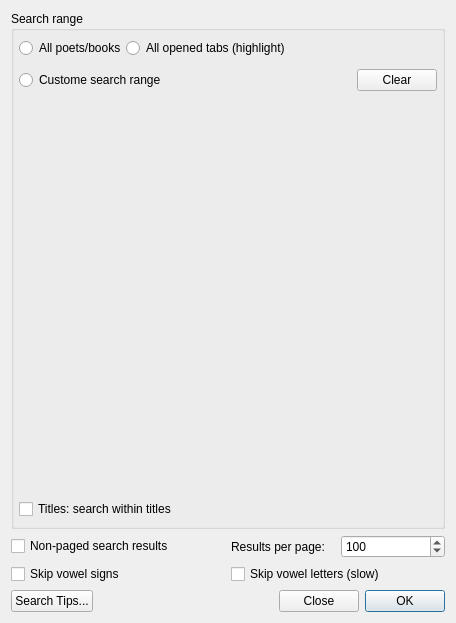
<?xml version="1.0" encoding="UTF-8"?>
<ui version="4.0">
 <class>SearchOptionsDialog</class>
 <widget class="QDialog" name="SearchOptionsDialog">
  <property name="geometry">
   <rect>
    <x>0</x>
    <y>0</y>
    <width>456</width>
    <height>623</height>
   </rect>
  </property>
  <property name="sizePolicy">
   <sizepolicy hsizetype="Preferred" vsizetype="Preferred">
    <horstretch>0</horstretch>
    <verstretch>0</verstretch>
   </sizepolicy>
  </property>
  <property name="windowTitle">
   <string>Advanced Search Options</string>
  </property>
  <layout class="QVBoxLayout" name="verticalLayout">
   <item>
    <widget class="QGroupBox" name="groupBox">
     <property name="title">
      <string>Search range</string>
     </property>
     <property name="flat">
      <bool>false</bool>
     </property>
     <property name="checkable">
      <bool>false</bool>
     </property>
     <layout class="QGridLayout" name="gridLayout_2">
      <property name="leftMargin">
       <number>5</number>
      </property>
      <property name="topMargin">
       <number>7</number>
      </property>
      <property name="rightMargin">
       <number>5</number>
      </property>
      <property name="bottomMargin">
       <number>7</number>
      </property>
      <property name="spacing">
       <number>0</number>
      </property>
      <item row="0" column="0">
       <layout class="QHBoxLayout" name="horizontalLayout_3">
        <item>
         <widget class="QRadioButton" name="allRadioButton">
          <property name="text">
           <string>All poets/books</string>
          </property>
         </widget>
        </item>
        <item>
         <widget class="QRadioButton" name="openedTabsRadioButton">
          <property name="text">
           <string>All opened tabs (highlight)</string>
          </property>
         </widget>
        </item>
        <item>
         <spacer name="horizontalSpacer_3">
          <property name="orientation">
           <enum>Qt::Horizontal</enum>
          </property>
          <property name="sizeHint" stdset="0">
           <size>
            <width>40</width>
            <height>20</height>
           </size>
          </property>
         </spacer>
        </item>
       </layout>
      </item>
      <item row="1" column="0">
       <layout class="QGridLayout" name="gridLayout_3">
        <property name="topMargin">
         <number>11</number>
        </property>
        <property name="bottomMargin">
         <number>0</number>
        </property>
        <property name="spacing">
         <number>0</number>
        </property>
        <item row="0" column="0">
         <widget class="QRadioButton" name="customRangeRadioButton">
          <property name="text">
           <string>Custome search range</string>
          </property>
         </widget>
        </item>
        <item row="0" column="1">
         <spacer name="horizontalSpacer">
          <property name="orientation">
           <enum>Qt::Horizontal</enum>
          </property>
          <property name="sizeHint" stdset="0">
           <size>
            <width>40</width>
            <height>20</height>
           </size>
          </property>
         </spacer>
        </item>
        <item row="0" column="2">
         <widget class="QPushButton" name="clearPushButton">
          <property name="text">
           <string>Clear</string>
          </property>
         </widget>
        </item>
        <item row="1" column="0" colspan="3">
         <widget class="SelectionManager" name="selectionManager" native="true"/>
        </item>
       </layout>
      </item>
      <item row="3" column="0">
       <widget class="QCheckBox" name="titleRangeCheckBox">
        <property name="text">
         <string>Titles: search within titles</string>
        </property>
       </widget>
      </item>
     </layout>
    </widget>
   </item>
   <item>
    <layout class="QGridLayout" name="gridLayout">
     <item row="0" column="1">
      <layout class="QHBoxLayout" name="horizontalLayout_2">
       <item>
        <widget class="QLabel" name="label">
         <property name="text">
          <string>Results per page:</string>
         </property>
        </widget>
       </item>
       <item>
        <widget class="QSpinBox" name="maxResultSpinBox">
         <property name="maximum">
          <number>5000</number>
         </property>
         <property name="singleStep">
          <number>5</number>
         </property>
         <property name="value">
          <number>100</number>
         </property>
        </widget>
       </item>
      </layout>
     </item>
     <item row="0" column="0">
      <widget class="QCheckBox" name="nonPagedSearchCheckBox">
       <property name="text">
        <string>Non-paged search results</string>
       </property>
      </widget>
     </item>
     <item row="1" column="1">
      <widget class="QCheckBox" name="vowelLettersCheckBox">
       <property name="text">
        <string>Skip vowel letters (slow)</string>
       </property>
      </widget>
     </item>
     <item row="1" column="0">
      <widget class="QCheckBox" name="vowelSignsCheckBox">
       <property name="text">
        <string>Skip vowel signs</string>
       </property>
      </widget>
     </item>
    </layout>
   </item>
   <item>
    <layout class="QHBoxLayout" name="horizontalLayout_6">
     <item>
      <widget class="QPushButton" name="searchTipsPushButton">
       <property name="text">
        <string>Search Tips...</string>
       </property>
       <property name="autoDefault">
        <bool>false</bool>
       </property>
      </widget>
     </item>
     <item>
      <spacer name="horizontalSpacer_2">
       <property name="orientation">
        <enum>Qt::Horizontal</enum>
       </property>
       <property name="sizeHint" stdset="0">
        <size>
         <width>40</width>
         <height>20</height>
        </size>
       </property>
      </spacer>
     </item>
     <item>
      <widget class="QPushButton" name="closePushButton">
       <property name="text">
        <string>Close</string>
       </property>
      </widget>
     </item>
     <item>
      <widget class="QPushButton" name="okPushButton">
       <property name="text">
        <string>OK</string>
       </property>
       <property name="default">
        <bool>true</bool>
       </property>
      </widget>
     </item>
    </layout>
   </item>
  </layout>
 </widget>
 <customwidgets>
  <customwidget>
   <class>SelectionManager</class>
   <extends>QWidget</extends>
   <header>selectionmanager.h</header>
   <container>1</container>
  </customwidget>
 </customwidgets>
 <resources/>
 <connections>
  <connection>
   <sender>closePushButton</sender>
   <signal>clicked()</signal>
   <receiver>SearchOptionsDialog</receiver>
   <slot>reject()</slot>
   <hints>
    <hint type="sourcelabel">
     <x>215</x>
     <y>91</y>
    </hint>
    <hint type="destinationlabel">
     <x>188</x>
     <y>101</y>
    </hint>
   </hints>
  </connection>
  <connection>
   <sender>okPushButton</sender>
   <signal>clicked()</signal>
   <receiver>SearchOptionsDialog</receiver>
   <slot>accept()</slot>
   <hints>
    <hint type="sourcelabel">
     <x>259</x>
     <y>80</y>
    </hint>
    <hint type="destinationlabel">
     <x>134</x>
     <y>73</y>
    </hint>
   </hints>
  </connection>
  <connection>
   <sender>nonPagedSearchCheckBox</sender>
   <signal>toggled(bool)</signal>
   <receiver>maxResultSpinBox</receiver>
   <slot>setDisabled(bool)</slot>
   <hints>
    <hint type="sourcelabel">
     <x>58</x>
     <y>25</y>
    </hint>
    <hint type="destinationlabel">
     <x>279</x>
     <y>17</y>
    </hint>
   </hints>
  </connection>
  <connection>
   <sender>nonPagedSearchCheckBox</sender>
   <signal>toggled(bool)</signal>
   <receiver>label</receiver>
   <slot>setDisabled(bool)</slot>
   <hints>
    <hint type="sourcelabel">
     <x>67</x>
     <y>25</y>
    </hint>
    <hint type="destinationlabel">
     <x>201</x>
     <y>29</y>
    </hint>
   </hints>
  </connection>
 </connections>
</ui>
